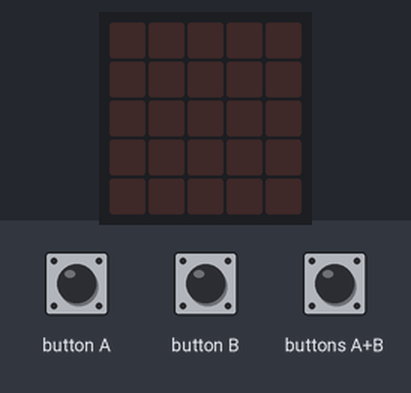
A program run on a simulated Calliope mini (MakeCode). On the bench: the board's 5×5 LED display. The test bench sets the inputs (shaded band). The 48×5 strip is a reading aid, not a part: it shows the text the display is scrolling, unrolled, one strip-width of it at a time.

Above: at 1.2 s.
1.3 s: button A pressed for 0.15 s
At 2.05 s:
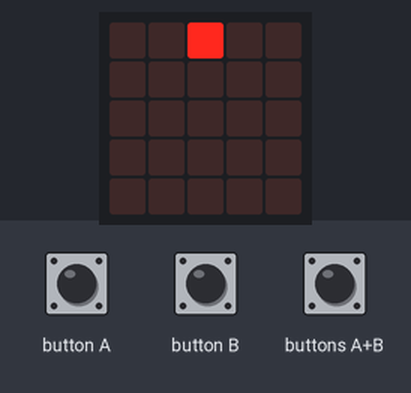
4.4 s: buttons A+B pressed for 0.15 s
At 4.9 s:
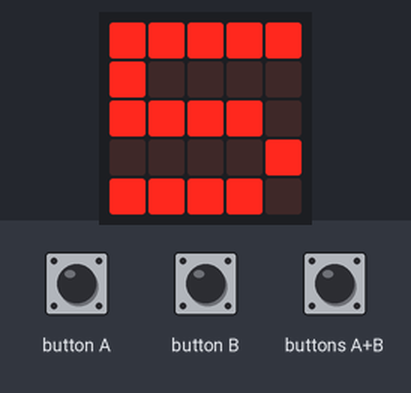
7.5 s: button A pressed for 0.15 s
At 7.85 s:
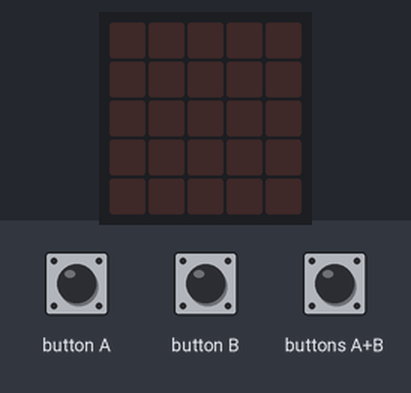
Timing chart, 0 to 10.5 s (numbered marks = the images above; inputs shaded):
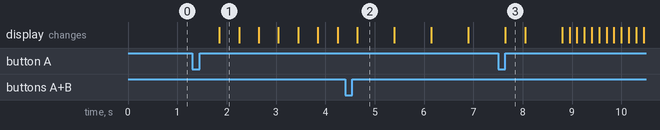

Measured:
- after the input at 1.3 s, the display: changes after 0.55 s (image 1)
- after the input at 4.4 s, the display: changes after 0.25 s (image 2)
- after the input at 7.5 s, the display: changes after 0.15 s (image 3)
- what the display in image 1 shows lasts 0.4 s, from 1.9 s to 2.3 s
- what the display in image 2 shows lasts 0.7 s, from 4.7 s to 5.4 s

The program:

main.ts
```typescript
input.onButtonEvent(Button.A, input.buttonEventClick(), function () {
    basic.showLeds(`
        . . . . .
        . . . . .
        . . . . .
        . . . . .
        . . . . .
        `)
    basic.showLeds(`
        . . # . .
        . . . . .
        . . . . .
        . . . . .
        . . . . .
        `)
    basic.showLeds(`
        . # . # .
        . . # . .
        . . . . .
        . . . . .
        . . . . .
        `)
    basic.showLeds(`
        # # # # #
        . # . # .
        . . # . .
        . . . . .
        . . . . .
        `)
    basic.showLeds(`
        . # # # .
        # # # # #
        . # . # .
        . . # . .
        . . . . .
        `)
    basic.showLeds(`
        . # # # .
        . # # # .
        # # # # #
        . # . # .
        . . # . .
        `)
    basic.showLeds(`
        . . # . .
        . # # # .
        . # # # .
        # # # # #
        . # . # .
        `)
    basic.showLeds(`
        . . . . .
        . . # . .
        . # # # .
        . # # # .
        # # # # #
        `)
})
input.onButtonEvent(Button.AB, input.buttonEventClick(), function () {
    basic.showNumber(5)
    basic.showNumber(4)
    basic.showNumber(3)
    basic.showNumber(2)
    basic.showNumber(1)
    basic.showString("LOS!!!")
    basic.showLeds(`
        . . . . .
        . . # . .
        . # # # .
        . # # # .
        # # # # #
        `)
    basic.showLeds(`
        . . # . .
        . # # # .
        . # # # .
        # # # # #
        . . . . .
        `)
    basic.showLeds(`
        . # # # .
        . # # # .
        # # # # #
        . # . # .
        . . # . .
        `)
    basic.showLeds(`
        . # # # .
        # # # # #
        . # . # .
        . . # . .
        . . . . .
        `)
    basic.showLeds(`
        # # # # #
        . # . # .
        . . # . .
        . . . . .
        . . . . .
        `)
    basic.showLeds(`
        . # . # .
        . . # . .
        . . . . .
        . . . . .
        . . . . .
        `)
    basic.showLeds(`
        . . # . .
        . . . . .
        . . . . .
        . . . . .
        . . . . .
        `)
    basic.showLeds(`
        . . . . .
        . . . . .
        . . . . .
        . . . . .
        . . . . .
        `)
})
basic.forever(function () {

})
```

test.ts
```typescript
// Hier kann man Tests durchführen; diese Datei wird nicht kompiliert, wenn dieses Paket als Erweiterung verwendet wird.
```
